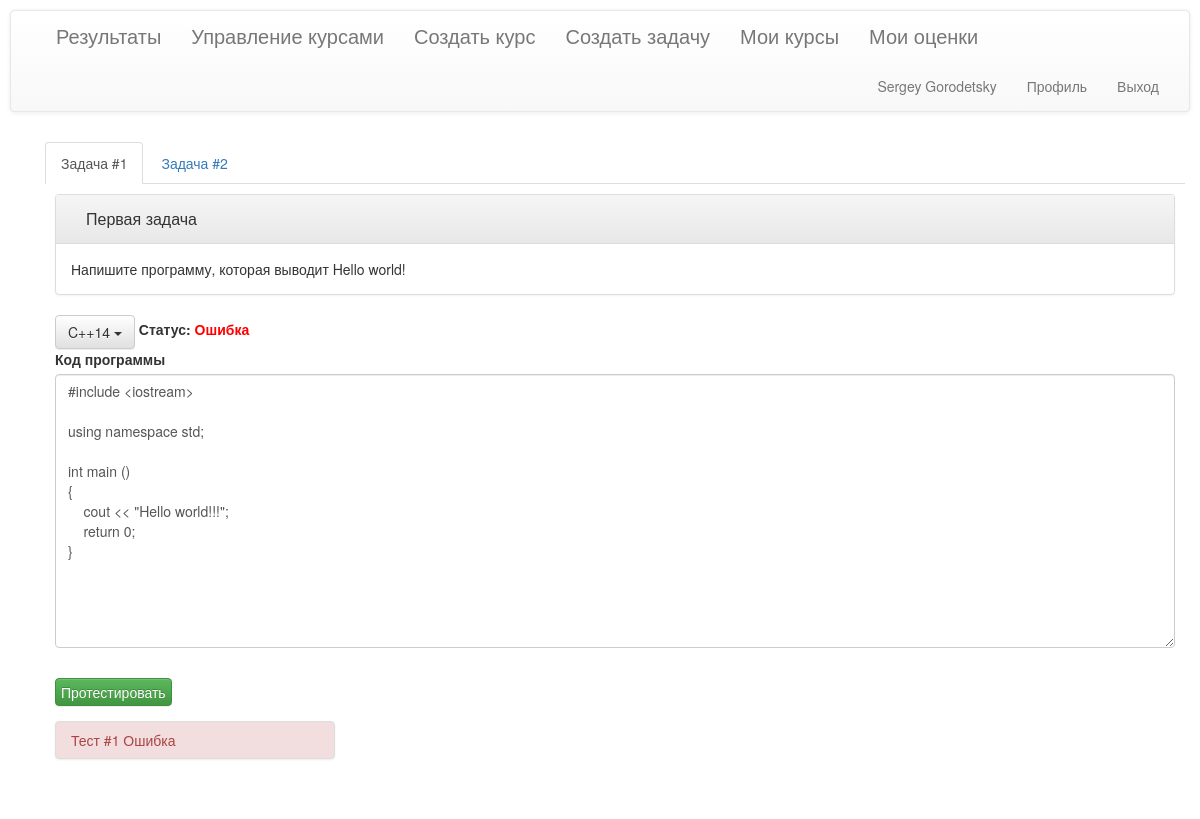
Before: /code/ (signed in) with the older database file.
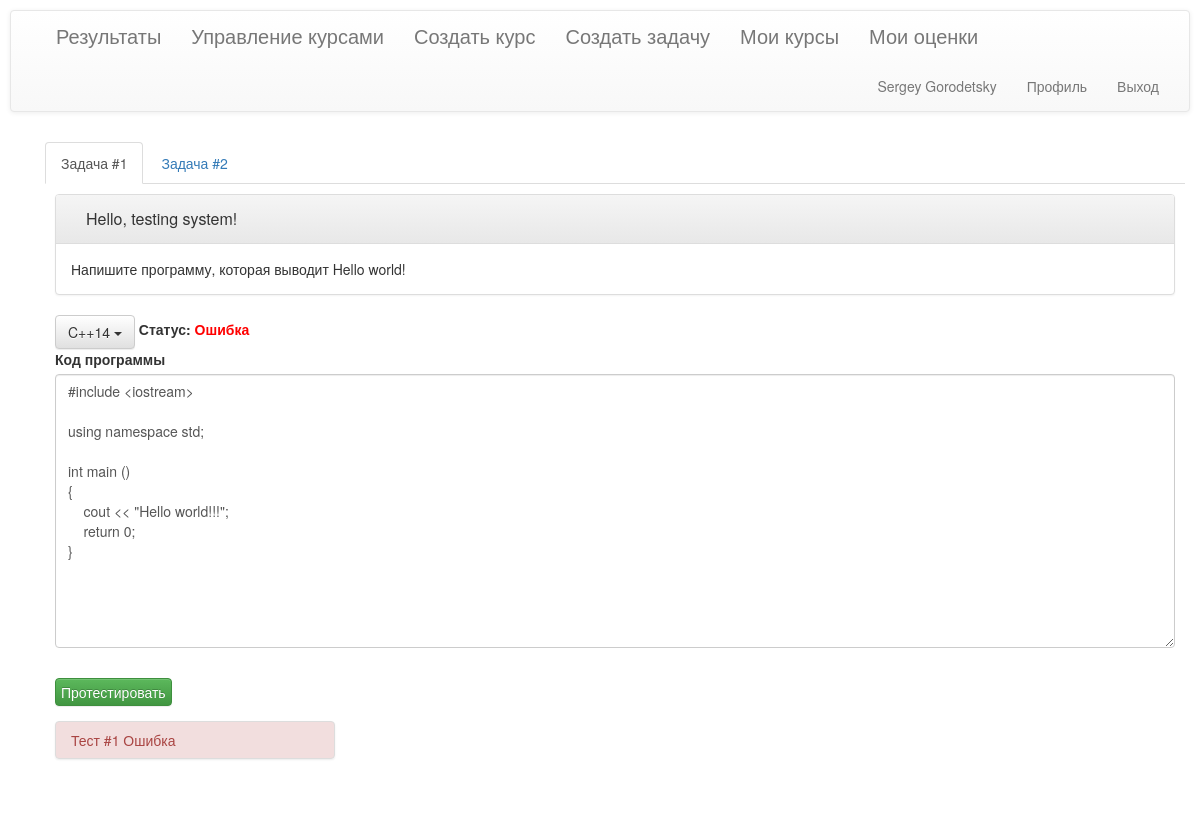
After: the same page with the newer database file.
### code_reception/models.py (models this page shows, shortened)
class Task(models.Model):
    Question_id = models.IntegerField(default=-1)
    title = models.CharField(max_length=100)
    text = models.TextField()
    timeout = models.FloatField(default=3.0)
    user_set = models.ManyToManyField(User)
    def __str__(self):
        return self.title

class TaskResult(models.Model):
    test = models.ForeignKey(Task, on_delete=models.CASCADE)
    user = models.ForeignKey(User, on_delete=models.CASCADE)
    solve_status = models.CharField(max_length=20, default='no run')
    status_color = models.CharField(max_length=30, default='red')
    tests_success = models.TextField(max_length=100, default=json.dumps([]))
    submitted_code = models.TextField(max_length=1000, default=CPP_TEMPLATE)

### code_reception/views.py (the view)
# urls.py: path('code/', views.code_view, name='code_page'),
@login_required
def code_view(request, course=None, student_id=None):
    print('student id:', student_id)
    if not course:
        course = Course.objects.filter(users=request.user).first().id
    if student_id:
        user = User.objects.all().get(id=student_id)
    else:
        user = None
    if request.method == 'POST':
        context = code_testing_get_context(request, course, user)
        logging.info(request.POST)  # we can get the code here
        print(context)
    else:
        context = code_testing_get_context(request, course, user)
        print(context)
    return render(request, 'code_reception/code.html', context)

### code_reception/views.py (called while the page is built)
def code_testing_get_context(request, course, student):
    context = {}
    ctx = list()
    if not student:
        user = request.user
    else:
        user = student
    tasks = user.task_set.filter(course=Course.objects.get(id=course)).all()
    logging.critical(tasks)
    for e in list(tasks):
        try:
            task_result = e.taskresult_set.get(user=user)
        except ObjectDoesNotExist:
            task_result = TaskResult(test=e, user=user)
            task_result.save()
        logging.info(json.loads(task_result.tests_success))
        task_result.tests_success = json.loads(task_result.tests_success)  # hack, fix later
        ctx.append({'test': e, 'result': task_result})
    context['tasks'] = ctx
    context['course'] = course
    return context

### code_reception/templates/code_reception/code.html (shortened to what this page needs)
{% extends "code_reception/base.html"%}
{% block content %}
<div id="task_tabs" class="container">
    <div class="tabbable">
        <ul class="nav nav-tabs">
            {% for task in tasks %}
            {% if forloop.counter == 1 %}
            <li class="active"><a href="#tab1" data-toggle="tab">Задача #1  </a></li>
            {% else %}
            <li><a href="#tab{{forloop.counter}}" data-toggle="tab">Задача #{{forloop.counter}}  </a></li>
            {% endif %}
            {% endfor %}
        </ul>
        <div class="tab-content">
            {% for task in tasks %}
            <div {% if forloop.counter == 1 %} class="tab-pane active" {% else %} class="tab-pane" {% endif %} id="tab{{forloop.counter}}">
                <div class="panel panel-default">
                    <div class="panel-heading">
                        <h3 id="Title" class="panel-title">{{task.test.title}}</h3>
                    </div>
                    <div class="panel-body">
                        {{task.test.text}}
                    </div>
                </div>
                <div class="dropdown">
                    <button class="btn btn-default dropdown-toggle" type="button" id="dropdownMenu1" data-toggle="dropdown" aria-haspopup="true" aria-expanded="true">
                        C++14
                        <span class="caret"></span>
                    </button>
                    <label id="status">
                        Статус: <font id="status_color" color="{{task.result.status_color}}">
                        {% if task.result.solve_status == 'Success' %}
                        Успех
                        {% elif task.result.solve_status == 'Fail'%}
                        Ошибка
                        {% elif task.result.solve_status == 'Not compiled'%}
                        Ошибка компиляции
                        {% elif task.result.solve_status == 'no run'%}
                        Не протестировано
                        {% else %}
                        {{task.result.solve_status}}
                        {% endif %}
                    </font>
                    </label>
                </div>
                <div class="form-group">
                    <label for="txtarea">Код программы </label>
                    <textarea name='code' class="form-control" id="txtarea" rows="13">{{task.result.submitted_code}}</textarea>
                </div>
                <button id="submit_btn"  class="btn btn-success" onclick="sendTask()">Протестировать</button>
                <ul class="list-group" id="results">
                    {% for result in task.result.tests_success %}
                    {% if result == 'True' %}
                    <li id="testcase{{forloop.counter}}" class="list-group-item list-group-item-success">Тест #{{forloop.counter}} Успех</li>
                    {% else %}
                    <li id="testcase{{forloop.counter}}" class="list-group-item list-group-item-danger">Тест #{{forloop.counter}} Ошибка</li>
                    {% endif %}
                    {% endfor %}
                </ul>
            </div>
            {% endfor %}
        </div>
    </div>
</div>
{% endblock content %}

Changed rows visible on the page:
changed Task "Напишите программу, которая выводит Hello world!": test "Первая задача" → "Hello, testing system!"
